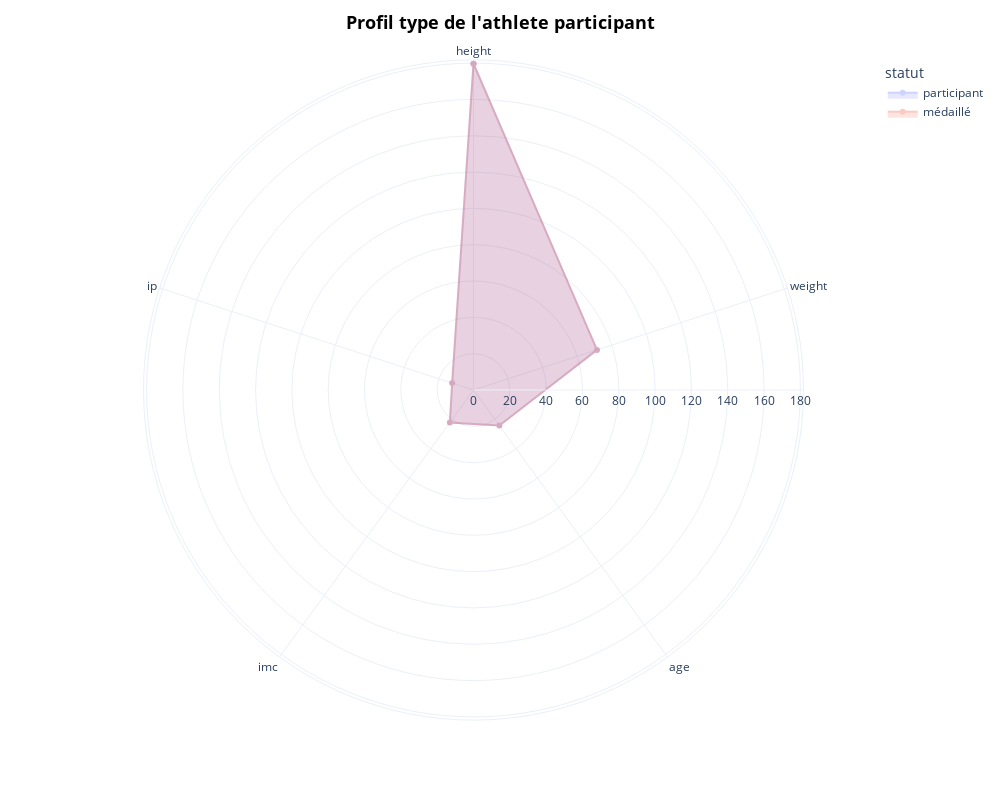

Notebook source saved alongside this figure:
### Code cell
fig = px.line_polar(
    profil_type_total_long,
    r='valeur',
    theta='attribut',
    color='statut',
    line_close=True,
    markers=True,
    template='plotly_white',
    #range_r=[0, 10],  # fixe une échelle commune

)

fig.update_traces(
    fill='toself', 
    opacity=0.3)

fig.update_layout(go.Layout(
    title=go.layout.Title(
        text="<b>Profil type de l'athlete participant</b>",
        x=0.5,
        y=0.98,
        font=dict(
            size = 18,
            color="black"
        )
    )
))

fig.update_layout(
    width=1000,
    height=800
)



fig.show()

### Figure 1 — Plotly figure (JSON) as saved in the notebook; plotly's stock layout.template omitted (floating-point values rounded to 4 significant figures)
{"data": [{"fill": "toself", "hovertemplate": "statut=participant<br>valeur=%{r}<br>attribut=%{theta}<extra></extra>", "legendgroup": "participant", "line": {"color": "#636efa", "dash": "solid"}, "marker": {"symbol": "circle"}, "mode": "lines+markers", "name": "participant", "opacity": 0.3, "r": [179.6, 71.46, 24.18, 22.12, 12.33, 179.6], "showlegend": true, "subplot": "polar", "theta": ["height", "weight", "age", "imc", "ip", "height"], "type": "scatterpolar"}, {"fill": "toself", "hovertemplate": "statut=médaillé<br>valeur=%{r}<br>attribut=%{theta}<extra></extra>", "legendgroup": "médaillé", "line": {"color": "#EF553B", "dash": "solid"}, "marker": {"symbol": "circle"}, "mode": "lines+markers", "name": "médaillé", "opacity": 0.3, "r": [179.6, 71.46, 24.18, 22.12, 12.33, 179.6], "showlegend": true, "subplot": "polar", "theta": ["height", "weight", "age", "imc", "ip", "height"], "type": "scatterpolar"}], "layout": {"height": 800, "legend": {"title": {"text": "statut"}, "tracegroupgap": 0}, "margin": {"t": 60}, "polar": {"angularaxis": {"direction": "clockwise", "rotation": 90}, "domain": {"x": [0, 1], "y": [0, 1]}}, "title": {"font": {"color": "black", "size": 18}, "text": "<b>Profil type de l'athlete participant</b>", "x": 0.5, "y": 0.98}, "width": 1000}}
